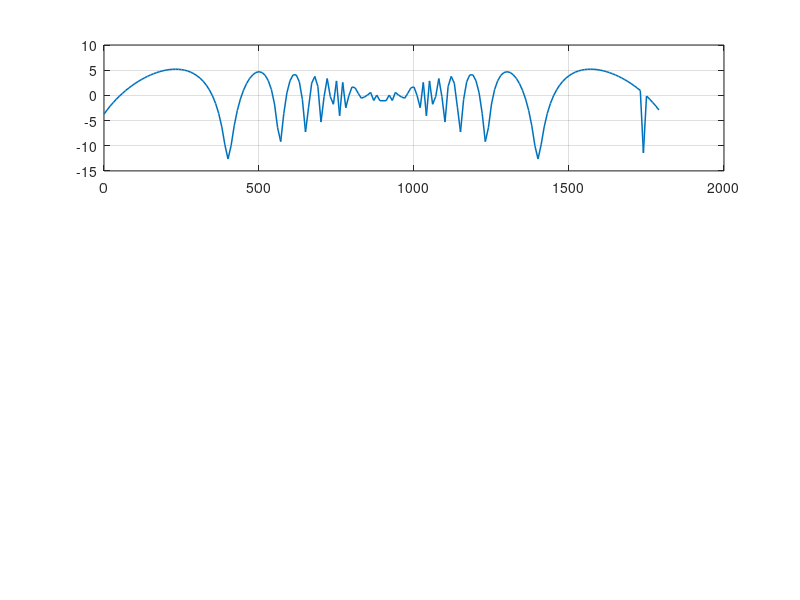

Recreate this plot in MATLAB. (Note: this script raises an error after producing the figure.)
%RUN_NRTDL_DEMO  Lunar surface tap model -> 5G NR link-level demo.
%
%   Consumes matlab/site04_traj_S.mat (produced by
%   analysis/export_taps_demo.py: a 1.8 km rover traverse across the Site04
%   LOLA/PGDA tile, taps from the two-ray + Deygout pipeline) and shows the
%   three things the tap export is for:
%
%     1. The along-track fading trace: the spatial two-ray nulls the rover
%        crosses, replayed as a time series g(t) at walking speed.
%     2. A per-waypoint link budget -> SNR -> spectral-efficiency trace for
%        an uplink from a 23 dBm EVA-class terminal (the binding direction),
%        i.e. the "what does the channel do to the 5G link" planning view.
%     3. (If 5G Toolbox is installed) the same taps loaded into nrTDLChannel
%        with DelayProfile='Custom' and applied to an NR CP-OFDM waveform,
%        with the measured channel gain cross-checked against the
%        deterministic tap prediction. This is the entry point for full
%        PDSCH/PUSCH BLER simulation with these channels.
%
%   The lunar surface channel is SPARSE (1-3 taps; the two-ray pair collapses
%   into one complex tap because its excess delay is sub-nanosecond), so
%   nrTDLChannel's Custom profile represents it exactly -- no truncation,
%   unlike terrestrial delay profiles.
%
%   Run from this folder:  >> run_nrtdl_demo

%% Load the trajectory tap file
S = load('site04_traj_S.mat');
N   = size(S.PathDelays, 1);          % waypoints
fc  = S.CarrierHz;                    % 2.5 GHz
t   = S.Times_s(:);                   % s, 1 m/s rover
gdB = S.GainMagnitude_dB(:);          % collapsed tap, dB rel. free space
fprintf('Loaded %d waypoints, carrier %.2f GHz, traverse %.0f s\n', ...
        N, fc/1e9, t(end));

% Uplink budget: EVA-suit terminal -> 30 m mast (values match the repo's
% coverage tooling defaults for --mode ue).
EIRP_dBm  = 23;                       % handheld/EVA class
Grx_dBi   = 12;                       % mast sector antenna
NF_dB     = 5;                        % receiver noise figure
B_Hz      = 20e6;                     % carrier bandwidth
N0_dBm    = -174 + 10*log10(B_Hz) + NF_dB;   % noise floor in B

% Per-waypoint received power and SNR: absolute PL = FSPL(direct) - g_dB.
PL_dB   = S.FSPLDirect_dB(:) - gdB;
Prx_dBm = EIRP_dBm + Grx_dBi - PL_dB;
SNR_dB  = Prx_dBm - N0_dBm;
SE      = min(log2(1 + 10.^(SNR_dB/10)), 7.4);   % b/s/Hz, 256QAM ceiling

%% Figure 1: fading trace + link-level consequence
figure('Name', 'Lunar tap-model trace', 'Position', [80 80 900 640]);

subplot(3,1,1);
plot(t, gdB, 'LineWidth', 1.1); grid on;
yline(0, ':'); hold on;
nlos = S.LOS(:) == 0;
if any(nlos), plot(t(nlos), gdB(nlos), 'rv', 'MarkerSize', 5); end
ylabel('tap gain (dB rel. FS)');
title(sprintf(['Rover traverse, Site04 @ %.1f GHz: two-ray nulls as time ' ...
               'fading (red = NLOS/diffraction)'], fc/1e9));

subplot(3,1,2);
plot(t, SNR_dB, 'LineWidth', 1.1); grid on;
ylabel('uplink SNR (dB)');
title(sprintf('23 dBm terminal \\rightarrow mast: SNR over %g MHz', B_Hz/1e6));

subplot(3,1,3);
plot(t, SE, 'LineWidth', 1.1); grid on;
xlabel('time (s)  [1 m/s rover]'); ylabel('SE (b/s/Hz)');
title(sprintf(['Shannon spectral efficiency (256QAM-capped): mean %.2f, ' ...
               'min %.2f b/s/Hz'], mean(SE), min(SE)));

exportgraphics(gcf, 'site04_traj_S_trace.png', 'Resolution', 150);
fprintf('saved site04_traj_S_trace.png\n');

%% Optional: replay through nrTDLChannel (5G Toolbox)
if exist('nrTDLChannel', 'class') == 8
    fprintf('\n5G Toolbox found -- replaying 3 waypoints through nrTDLChannel\n');
    SR = 30.72e6;                                 % 20 MHz NR numerology 0
    v  = 1.0;                                     % m/s
    fd = v * fc / physconst('LightSpeed');        % ~8 Hz Doppler at walking pace
    % Pick the best, median and worst waypoints by tap gain.
    [~, order] = sort(gdB);
    picks = order([1, round(N/2), N]).';
    x = (randn(SR/1000*40, 1) + 1j*randn(SR/1000*40, 1)) / sqrt(2);  % 40 ms probe

    for i = picks
        keep = S.AveragePathGains(i, :) > -250;   % strip padding rows
        % NormalizePathGains=false is REQUIRED: nrTDLChannel normalises the
        % total path power to 0 dB by default, which would erase the absolute
        % two-ray gain (a single tap would always read ~0 dB). We want the
        % channel to apply the AveragePathGains we computed.
        tdl = nrTDLChannel( ...
            'DelayProfile',        'Custom', ...
            'PathDelays',          S.PathDelays(i, keep), ...
            'AveragePathGains',    S.AveragePathGains(i, keep), ...
            'NormalizePathGains',  false, ...
            'FadingDistribution',  'Rician', ...
            'KFactorFirstTap',     40, ...        % ray-based taps ~deterministic
            'MaximumDopplerShift', fd, ...
            'SampleRate',          SR, ...
            'NumTransmitAntennas', 1, ...
            'NumReceiveAntennas',  1);
        y = tdl(x);
        g_meas = 10*log10(mean(abs(y).^2) / mean(abs(x).^2));
        fprintf(['  waypoint %3d (t=%5.0f s, LOS=%d): taps=%d, ' ...
                 'predicted %+6.2f dB, nrTDLChannel measured %+6.2f dB\n'], ...
                i, t(i), S.LOS(i), nnz(keep), gdB(i), g_meas);
    end
    fprintf(['  (measured ~ predicted: the Custom profile carries the ' ...
             'pipeline channel. Swap the probe for nrWaveformGenerator ' ...
             'output + nrPUSCHDecode for full BLER curves.)\n']);
else
    fprintf(['\n5G Toolbox not found -- skipped nrTDLChannel replay. ' ...
             'Sections 1-2 above are toolbox-free.\n']);
end
